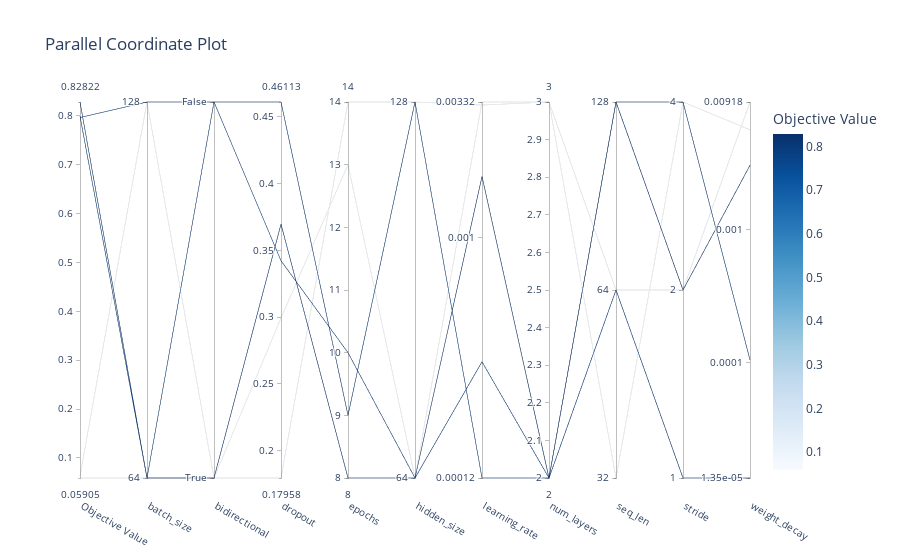

Write notebook code for a chart like this one.
### Code cell
from optuna.visualization import plot_parallel_coordinate

fig = plot_parallel_coordinate(study) 
fig.show()

### Figure 1 — Plotly figure (JSON) as saved in the notebook; plotly's stock layout.template omitted (floating-point values rounded to 4 significant figures)
{"data": [{"dimensions": [{"label": "Objective Value", "range": [0.05905, 0.8282], "values": [0.05905, 0.8282, 0.7995, 0.7965, 0.06308]}, {"label": "batch_size", "range": [0, 1], "ticktext": ["64", "128"], "tickvals": [0, 1], "values": [0, 0, 0, 1, 1]}, {"label": "bidirectional", "range": [0, 1], "ticktext": ["True", "False"], "tickvals": [0, 1], "values": [0, 0, 1, 1, 0]}, {"label": "dropout", "range": [0.1796, 0.4611], "values": [0.2994, 0.3697, 0.4611, 0.3422, 0.1796]}, {"label": "epochs", "range": [8, 14], "values": [13, 8, 9, 10, 14]}, {"label": "hidden_size", "range": [0, 1], "ticktext": ["64", "128"], "tickvals": [0, 1], "values": [0, 0, 1, 0, 1]}, {"label": "learning_rate", "range": [-3.921, -2.479], "ticktext": ["0.00012", "0.001", "0.00332"], "tickvals": [-3.921, -3, -2.479], "values": [-2.479, -2.764, -3.921, -3.476, -2.491]}, {"label": "num_layers", "range": [2, 3], "values": [3, 2, 2, 2, 3]}, {"label": "seq_len", "range": [0, 2], "ticktext": ["32", "64", "128"], "tickvals": [0, 1, 2], "values": [0, 2, 1, 2, 1]}, {"label": "stride", "range": [0, 2], "ticktext": ["1", "2", "4"], "tickvals": [0, 1, 2], "values": [2, 1, 0, 2, 1]}, {"label": "weight_decay", "range": [-4.871, -2.037], "ticktext": ["1.35e-05", "0.0001", "0.001", "0.00918"], "tickvals": [-4.871, -4, -3, -2.037], "values": [-2.247, -2.514, -4.871, -3.981, -2.037]}], "labelangle": 30, "labelside": "bottom", "line": {"color": [0.05905, 0.8282, 0.7995, 0.7965, 0.06308], "colorbar": {"title": {"text": "Objective Value"}}, "colorscale": [[0, "rgb(247,251,255)"], [0.125, "rgb(222,235,247)"], [0.25, "rgb(198,219,239)"], [0.375, "rgb(158,202,225)"], [0.5, "rgb(107,174,214)"], [0.625, "rgb(66,146,198)"], [0.75, "rgb(33,113,181)"], [0.875, "rgb(8,81,156)"], [1, "rgb(8,48,107)"]], "reversescale": false, "showscale": true}, "type": "parcoords"}], "layout": {"title": {"text": "Parallel Coordinate Plot"}}}
